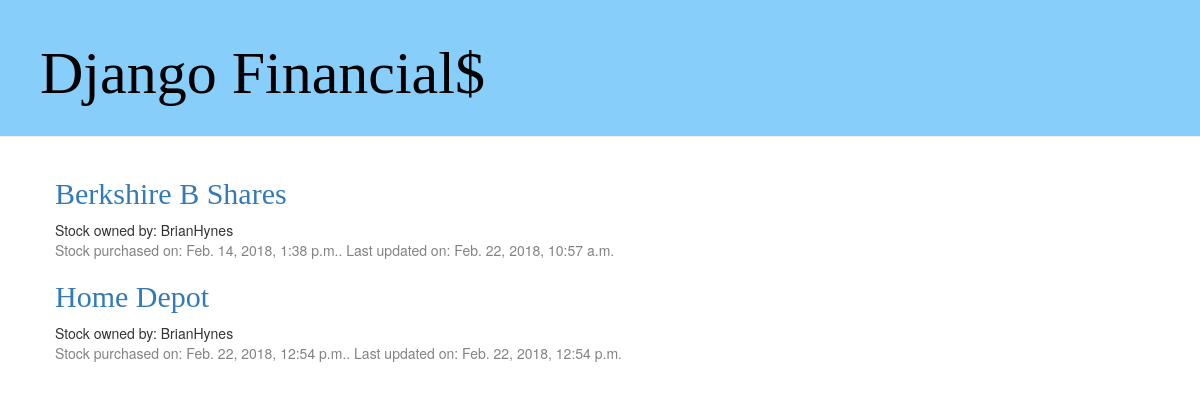
Page /stock/ on the earlier database version.
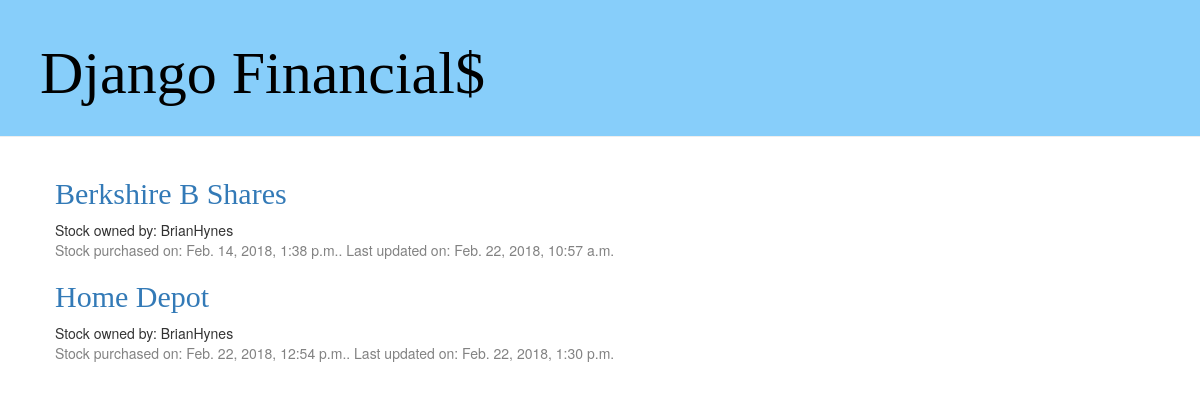
Same page on the later database version.
### Financials/models.py (models this page shows, shortened)
class Stock(models.Model):
    customer = models.ForeignKey(Customer, on_delete=models.CASCADE)
    stock_name = models.CharField(max_length=100)
    symbol = models.CharField(max_length=10)
    qty = models.IntegerField(null=False, blank=False)
    purchase_price = models.FloatField(null=False, blank=False)
    purchase_date = models.DateTimeField(
            default=timezone.now)
    created_date = models.DateTimeField(
            default=timezone.now)
    modified_date = models.DateTimeField(
            blank=True, null=True)

class Customer(models.Model):
    customer_name = models.CharField(max_length=100)
    street_address = models.CharField(max_length=100)
    city = models.CharField(max_length=500)
    state = models.CharField(max_length=2)
    zip = models.CharField(max_length=5)
    email = models.CharField(max_length=100)
    phone = models.CharField(max_length=12)
    created_date = models.DateTimeField(
            default=timezone.now)
    modified_date = models.DateTimeField(
            blank=True, null=True)
    def __str__(self):
        return self.customer_name

### Financials/views.py (the view)
# urls.py: url(r'^stock/$', views.stock_list, name='stock_list'),
def stock_list(request):
    stock = Stock.objects.order_by('stock_name')
    return render(request, 'Financials/stock_list.html', {'stock':stock})

### Financials/Templates/Financials/stock_list.html (shortened to what this page needs)
{% extends 'Financials/base.html' %}
{% block content %}
    {% for stock in stock %}
        <div class "stock">
            <h2><a href="{% url 'stock_detail' pk=stock.pk %}">{{ stock.stock_name }}</a></h2>
            Stock owned by: {{stock.customer}}
            <div class="date">
                Stock purchased on: {{stock.purchase_date}}.  Last updated on: {{stock.modified_date}}</p>
            </div>
        </div>
    {% endfor %}
{% endblock %}

Differences in the rows shown:
changed Stock "Home Depot": modified_date "Feb. 22, 2018, 12:54 p.m." → "Feb. 22, 2018, 1:30 p.m."
